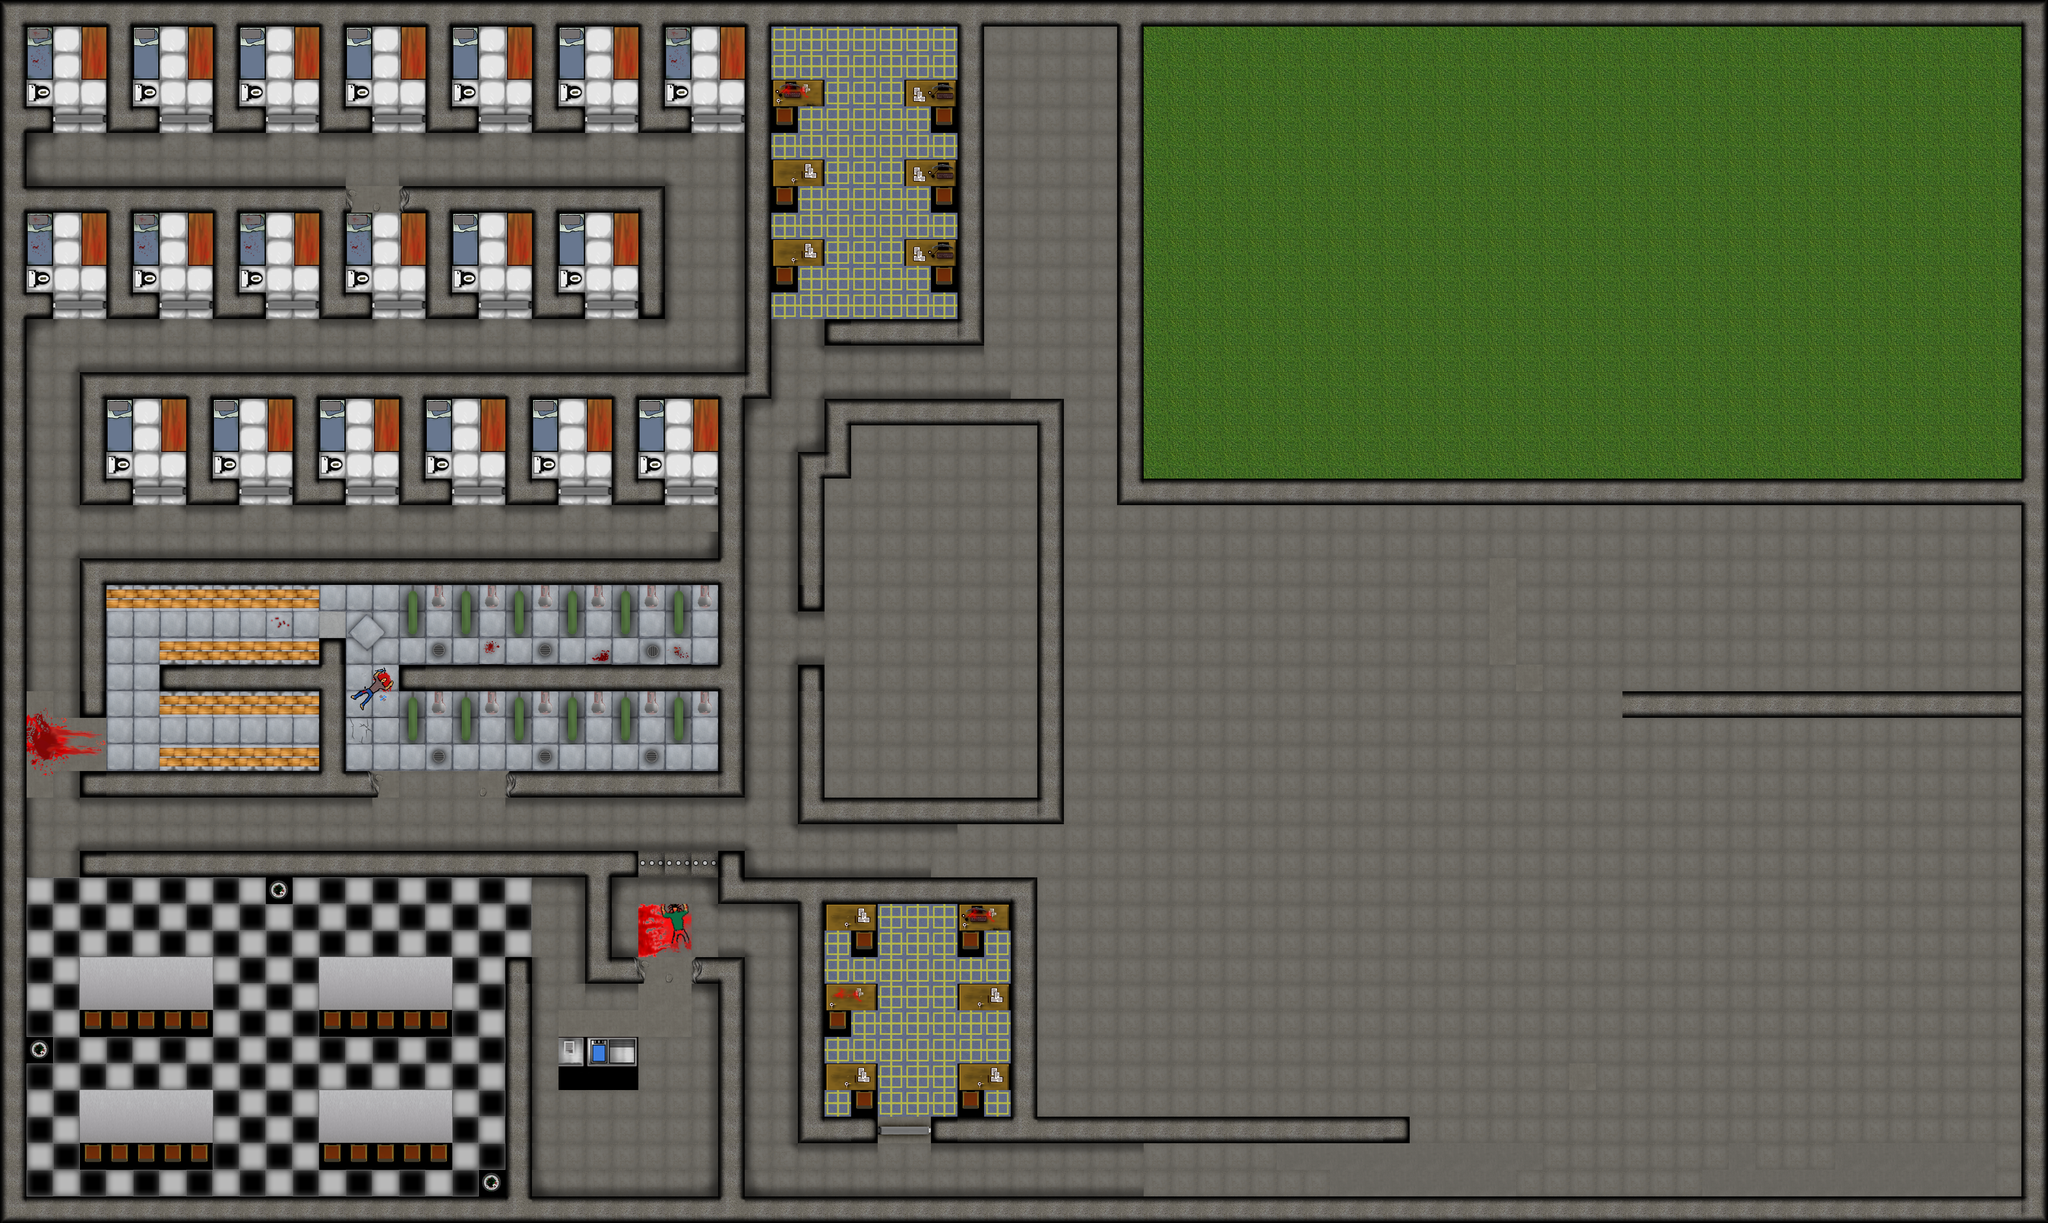

Tiled map render using the project's own tile images. Description and the map definition, with tile-layer contents summarised, below:
An orthogonal 77x46 tile map with 64x64 px tiles, 1 tile layer (Tile Layer 1) and 16 objects (8x light, 3x Enemy Spawn, Wall light, Player Spawn, Gun Pickup).

<map version="1.0" orientation="orthogonal" renderorder="right-down" width="77" height="46" tilewidth="64" tileheight="64" nextobjectid="227">
 <tileset firstgid="1" name="Wall" tilewidth="64" tileheight="64" tilecount="576" columns="24">
  <image source="../Tiles/tilesheet.png" width="1536" height="1536" />
  <tile id="0">
   <properties>
    <property name="blocked" value="true" />
   </properties>
  </tile>
  <tile id="2">
   <properties>
    <property name="blocked" value="false" />
   </properties>
  </tile>
  <tile id="3">
   <properties>
    <property name="blocked" value="false" />
   </properties>
  </tile>
  <tile id="4">
   <properties>
    <property name="blocked" value="false" />
   </properties>
  </tile>
  <tile id="5">
   <properties>
    <property name="blocked" value="false" />
   </properties>
  </tile>
  <tile id="6">
   <properties>
    <property name="blocked" value="false" />
   </properties>
  </tile>
  <tile id="7">
   <properties>
    <property name="blocked" value="false" />
   </properties>
  </tile>
  <tile id="8">
   <properties>
    <property name="blocked" value="true" />
   </properties>
  </tile>
  <tile id="9">
   <properties>
    <property name="blocked" value="true" />
   </properties>
  </tile>
  <tile id="10">
   <properties>
    <property name="blocked" value="true" />
   </properties>
  </tile>
  <tile id="11">
   <properties>
    <property name="blocked" value="true" />
   </properties>
  </tile>
  <tile id="12">
   <properties>
    <property name="blocked" value="true" />
   </properties>
  </tile>
  <tile id="13">
   <properties>
    <property name="blocked" value="true" />
   </properties>
  </tile>
  <tile id="14">
   <properties>
    <property name="blocked" value="true" />
   </properties>
  </tile>
  <tile id="15">
   <properties>
    <property name="blocked" value="true" />
   </properties>
  </tile>
  <tile id="16">
   <properties>
    <property name="blocked" value="true" />
   </properties>
  </tile>
  <tile id="17">
   <properties>
    <property name="blocked" value="true" />
   </properties>
  </tile>
  <tile id="18">
   <properties>
    <property name="blocked" value="true" />
   </properties>
  </tile>
  <tile id="19">
   <properties>
    <property name="blocked" value="true" />
   </properties>
  </tile>
  <tile id="20">
   <properties>
    <property name="blocked" value="true" />
   </properties>
  </tile>
  <tile id="21">
   <properties>
    <property name="blocked" value="true" />
   </properties>
  </tile>
  <tile id="22">
   <properties>
    <property name="blocked" value="true" />
   </properties>
  </tile>
  <tile id="26">
   <properties>
    <property name="blocked" value="true" />
   </properties>
  </tile>
  <tile id="27">
   <properties>
    <property name="blocked" value="true" />
   </properties>
  </tile>
  <tile id="30">
   <properties>
    <property name="blocked" value="true" />
   </properties>
  </tile>
  <tile id="39">
   <properties>
    <property name="blocked" value="true" />
   </properties>
  </tile>
  <tile id="40">
   <properties>
    <property name="blocked" value="true" />
   </properties>
  </tile>
  <tile id="41">
   <properties>
    <property name="blocked" value="true" />
   </properties>
  </tile>
  <tile id="42">
   <properties>
    <property name="blocked" value="true" />
   </properties>
  </tile>
  <tile id="43">
   <properties>
    <property name="blocked" value="true" />
   </properties>
  </tile>
  <tile id="44">
   <properties>
    <property name="blocked" value="true" />
   </properties>
  </tile>
  <tile id="45">
   <properties>
    <property name="blocked" value="true" />
   </properties>
  </tile>
  <tile id="46">
   <properties>
    <property name="blocked" value="true" />
   </properties>
  </tile>
  <tile id="47">
   <properties>
    <property name="blocked" value="true" />
   </properties>
  </tile>
  <tile id="50">
   <properties>
    <property name="blocked" value="true" />
   </properties>
  </tile>
  <tile id="51">
   <properties>
    <property name="blocked" value="true" />
   </properties>
  </tile>
  <tile id="52">
   <properties>
    <property name="blocked" value="true" />
   </properties>
  </tile>
  <tile id="53">
   <properties>
    <property name="blocked" value="true" />
   </properties>
  </tile>
  <tile id="54">
   <properties>
    <property name="blocked" value="true" />
   </properties>
  </tile>
  <tile id="63">
   <properties>
    <property name="blocked" value="true" />
   </properties>
  </tile>
  <tile id="65">
   <properties>
    <property name="blocked" value="true" />
   </properties>
  </tile>
  <tile id="66">
   <properties>
    <property name="blocked" value="true" />
   </properties>
  </tile>
  <tile id="67">
   <properties>
    <property name="blocked" value="true" />
   </properties>
  </tile>
  <tile id="72">
   <properties>
    <property name="blocked" value="true" />
   </properties>
  </tile>
  <tile id="73">
   <properties>
    <property name="blocked" value="true" />
   </properties>
  </tile>
  <tile id="88">
   <properties>
    <property name="blocked" value="true" />
   </properties>
  </tile>
  <tile id="96">
   <properties>
    <property name="blocked" value="true" />
   </properties>
  </tile>
  <tile id="97">
   <properties>
    <property name="blocked" value="true" />
   </properties>
  </tile>
  <tile id="103">
   <properties>
    <property name="blocked" value="true" />
   </properties>
  </tile>
  <tile id="120">
   <properties>
    <property name="blocked" value="true" />
   </properties>
  </tile>
  <tile id="121">
   <properties>
    <property name="blocked" value="true" />
   </properties>
  </tile>
  <tile id="125">
   <properties>
    <property name="blocked" value="true" />
   </properties>
  </tile>
  <tile id="126">
   <properties>
    <property name="blocked" value="true" />
   </properties>
  </tile>
  <tile id="127">
   <properties>
    <property name="blocked" value="true" />
   </properties>
  </tile>
  <tile id="144">
   <properties>
    <property name="blocked" value="true" />
   </properties>
  </tile>
  <tile id="145">
   <properties>
    <property name="blocked" value="true" />
   </properties>
  </tile>
  <tile id="149">
   <properties>
    <property name="blocked" value="true" />
   </properties>
  </tile>
  <tile id="150">
   <properties>
    <property name="blocked" value="true" />
   </properties>
  </tile>
  <tile id="151">
   <properties>
    <property name="blocked" value="true" />
   </properties>
  </tile>
  <tile id="168">
   <properties>
    <property name="blocked" value="true" />
   </properties>
  </tile>
  <tile id="169">
   <properties>
    <property name="blocked" value="true" />
   </properties>
  </tile>
  <tile id="174">
   <properties>
    <property name="blocked" value="true" />
   </properties>
  </tile>
  <tile id="175">
   <properties>
    <property name="blocked" value="true" />
   </properties>
  </tile>
  <tile id="192">
   <properties>
    <property name="blocked" value="true" />
   </properties>
  </tile>
  <tile id="193">
   <properties>
    <property name="blocked" value="true" />
   </properties>
  </tile>
  <tile id="198">
   <properties>
    <property name="blocked" value="true" />
   </properties>
  </tile>
  <tile id="222">
   <properties>
    <property name="blocked" value="true" />
   </properties>
  </tile>
  <tile id="230">
   <properties>
    <property name="blocked" value="true" />
   </properties>
  </tile>
  <tile id="231">
   <properties>
    <property name="blocked" value="true" />
   </properties>
  </tile>
  <tile id="232">
   <properties>
    <property name="blocked" value="true" />
   </properties>
  </tile>
  <tile id="233">
   <properties>
    <property name="blocked" value="true" />
   </properties>
  </tile>
  <tile id="246">
   <properties>
    <property name="blocked" value="true" />
   </properties>
  </tile>
  <tile id="254">
   <properties>
    <property name="blocked" value="true" />
   </properties>
  </tile>
  <tile id="255">
   <properties>
    <property name="blocked" value="true" />
   </properties>
  </tile>
  <tile id="256">
   <properties>
    <property name="blocked" value="true" />
   </properties>
  </tile>
  <tile id="257">
   <properties>
    <property name="blocked" value="true" />
   </properties>
  </tile>
  <tile id="270">
   <properties>
    <property name="blocked" value="true" />
   </properties>
  </tile>
  <tile id="294">
   <properties>
    <property name="blocked" value="true" />
   </properties>
  </tile>
  <tile id="295">
   <properties>
    <property name="blocked" value="true" />
   </properties>
  </tile>
  <tile id="296">
   <properties>
    <property name="blocked" value="true" />
   </properties>
  </tile>
  <tile id="297">
   <properties>
    <property name="blocked" value="true" />
   </properties>
  </tile>
  <tile id="298">
   <properties>
    <property name="blocked" value="true" />
   </properties>
  </tile>
  <tile id="301">
   <properties>
    <property name="blocked" value="true" />
   </properties>
  </tile>
  <tile id="302">
   <properties>
    <property name="blocked" value="true" />
   </properties>
  </tile>
  <tile id="319">
   <properties>
    <property name="blocked" value="true" />
   </properties>
  </tile>
  <tile id="320">
   <properties>
    <property name="blocked" value="true" />
   </properties>
  </tile>
  <tile id="321">
   <properties>
    <property name="blocked" value="true" />
   </properties>
  </tile>
  <tile id="322">
   <properties>
    <property name="blocked" value="true" />
   </properties>
  </tile>
  <tile id="325">
   <properties>
    <property name="blocked" value="true" />
   </properties>
  </tile>
  <tile id="326">
   <properties>
    <property name="blocked" value="true" />
   </properties>
  </tile>
  <tile id="349">
   <properties>
    <property name="blocked" value="true" />
   </properties>
  </tile>
  <tile id="350">
   <properties>
    <property name="blocked" value="true" />
   </properties>
  </tile>
  <tile id="373">
   <properties>
    <property name="blocked" value="true" />
   </properties>
  </tile>
  <tile id="374">
   <properties>
    <property name="blocked" value="true" />
   </properties>
  </tile>
 </tileset>
 <layer name="Tile Layer 1" width="77" height="46">
  <data>[3542 cells, 3542 non-empty, 102 distinct tile ids]</data>
 </layer>
 <objectgroup name="props" />
 <objectgroup name="Lights">
  <object id="210" name="light" x="448" y="384" width="64" height="64" />
  <object id="211" name="light" x="1408" y="384" width="64" height="64" />
  <object id="212" name="light" x="1088" y="832" width="64" height="64" />
  <object id="213" name="Wall light" x="832" y="448" width="128" height="64">
   <properties>
    <property name="Orientation" value="0" />
   </properties>
  </object>
  <object id="214" name="light" x="1600" y="2176" width="64" height="64" />
  <object id="215" name="light" x="2176" y="2304" width="64" height="64" />
  <object id="216" name="light" x="2176" y="2560" width="64" height="64" />
  <object id="217" name="light" x="2048" y="192" width="64" height="64" />
  <object id="218" name="light" x="896" y="576" width="64" height="64" />
 </objectgroup>
 <objectgroup name="Spawns">
  <object id="219" name="Enemy Spawn" x="896" y="640" width="64" height="64">
   <properties>
    <property name="Count" value="1" />
    <property name="Entity" value="1" />
   </properties>
  </object>
  <object id="220" name="Enemy Spawn" x="640" y="192" width="64" height="64">
   <properties>
    <property name="Count" value="1" />
    <property name="Entity" value="1" />
   </properties>
  </object>
  <object id="221" name="Enemy Spawn" x="1408" y="832" width="64" height="64">
   <properties>
    <property name="Count" value="1" />
    <property name="Entity" value="1" />
   </properties>
  </object>
  <object id="222" x="512" y="1984" width="64" height="64">
   <properties>
    <property name="Count" value="2" />
    <property name="Entity" value="1" />
    <property name="Trigger" value="1" />
   </properties>
  </object>
  <object id="225" name="Player Spawn" x="148" y="348.5" width="42" height="36">
   <properties>
    <property name="Entity" value="0" />
   </properties>
  </object>
 </objectgroup>
 <objectgroup name="Triggers">
  <object id="223" x="896" y="1856" width="320" height="192">
   <properties>
    <property name="ID" value="1" />
   </properties>
  </object>
 </objectgroup>
 <objectgroup name="Interactables">
  <object id="226" name="Gun Pickup" x="896" y="1664" width="64" height="64">
   <properties>
    <property name="ID" value="0" />
   </properties>
  </object>
 </objectgroup>
</map>
